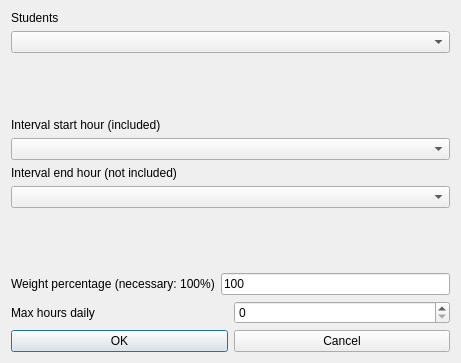
<?xml version="1.0" encoding="UTF-8"?>
<ui version="4.0">
 <class>ModifyConstraintStudentsSetMaxHoursDailyInIntervalForm_template</class>
 <widget class="QDialog" name="ModifyConstraintStudentsSetMaxHoursDailyInIntervalForm_template">
  <property name="geometry">
   <rect>
    <x>0</x>
    <y>0</y>
    <width>461</width>
    <height>363</height>
   </rect>
  </property>
  <property name="windowTitle">
   <string extracomment="This is the title of the dialog to modify a constraint of this type">Modify students set max hours daily in interval</string>
  </property>
  <layout class="QGridLayout" name="gridLayout">
   <item row="6" column="0">
    <layout class="QHBoxLayout">
     <item>
      <widget class="QLabel" name="textLabel">
       <property name="text">
        <string>Max hours daily</string>
       </property>
       <property name="wordWrap">
        <bool>false</bool>
       </property>
      </widget>
     </item>
     <item>
      <widget class="QSpinBox" name="maxHoursSpinBox"/>
     </item>
    </layout>
   </item>
   <item row="7" column="0">
    <layout class="QHBoxLayout">
     <item>
      <widget class="QPushButton" name="okPushButton">
       <property name="text">
        <string>OK</string>
       </property>
      </widget>
     </item>
     <item>
      <widget class="QPushButton" name="cancelPushButton">
       <property name="text">
        <string>Cancel</string>
       </property>
      </widget>
     </item>
    </layout>
   </item>
   <item row="2" column="0">
    <layout class="QVBoxLayout" name="verticalLayout">
     <item>
      <widget class="QLabel" name="startTextLabel">
       <property name="frameShape">
        <enum>QFrame::NoFrame</enum>
       </property>
       <property name="frameShadow">
        <enum>QFrame::Plain</enum>
       </property>
       <property name="text">
        <string extracomment="This field refers to a constraint operating on a given hourly interval. The selected start hour of the interval is included (is counted) in the constraint, while the selected end hour of the interval is not included (is not counted) in the constraint.">Interval start hour (included)</string>
       </property>
       <property name="wordWrap">
        <bool>false</bool>
       </property>
      </widget>
     </item>
     <item>
      <widget class="QComboBox" name="startHourComboBox">
       <property name="editable">
        <bool>false</bool>
       </property>
       <property name="insertPolicy">
        <enum>QComboBox::NoInsert</enum>
       </property>
       <property name="duplicatesEnabled">
        <bool>false</bool>
       </property>
      </widget>
     </item>
    </layout>
   </item>
   <item row="5" column="0">
    <layout class="QHBoxLayout">
     <item>
      <widget class="QLabel" name="weightTextLabel">
       <property name="frameShape">
        <enum>QFrame::NoFrame</enum>
       </property>
       <property name="frameShadow">
        <enum>QFrame::Plain</enum>
       </property>
       <property name="text">
        <string>Weight percentage (necessary: 100%)</string>
       </property>
       <property name="wordWrap">
        <bool>false</bool>
       </property>
      </widget>
     </item>
     <item>
      <widget class="QLineEdit" name="weightLineEdit">
       <property name="text">
        <string notr="true">100</string>
       </property>
      </widget>
     </item>
    </layout>
   </item>
   <item row="4" column="0">
    <spacer name="verticalSpacer">
     <property name="orientation">
      <enum>Qt::Vertical</enum>
     </property>
     <property name="sizeHint" stdset="0">
      <size>
       <width>278</width>
       <height>6</height>
      </size>
     </property>
    </spacer>
   </item>
   <item row="3" column="0">
    <layout class="QVBoxLayout" name="verticalLayout_2">
     <item>
      <widget class="QLabel" name="endTextLabel">
       <property name="frameShape">
        <enum>QFrame::NoFrame</enum>
       </property>
       <property name="frameShadow">
        <enum>QFrame::Plain</enum>
       </property>
       <property name="text">
        <string extracomment="This field refers to a constraint operating on a given hourly interval. The selected start hour of the interval is included (is counted) in the constraint, while the selected end hour of the interval is not included (is not counted) in the constraint.">Interval end hour (not included)</string>
       </property>
       <property name="wordWrap">
        <bool>false</bool>
       </property>
      </widget>
     </item>
     <item>
      <widget class="QComboBox" name="endHourComboBox">
       <property name="editable">
        <bool>false</bool>
       </property>
       <property name="insertPolicy">
        <enum>QComboBox::NoInsert</enum>
       </property>
       <property name="duplicatesEnabled">
        <bool>false</bool>
       </property>
      </widget>
     </item>
    </layout>
   </item>
   <item row="1" column="0">
    <spacer name="spacer2">
     <property name="orientation">
      <enum>Qt::Vertical</enum>
     </property>
     <property name="sizeType">
      <enum>QSizePolicy::Expanding</enum>
     </property>
     <property name="sizeHint" stdset="0">
      <size>
       <width>20</width>
       <height>41</height>
      </size>
     </property>
    </spacer>
   </item>
   <item row="0" column="0">
    <layout class="QVBoxLayout" name="verticalLayout_3">
     <item>
      <widget class="QLabel" name="studentsTextLabel">
       <property name="frameShape">
        <enum>QFrame::NoFrame</enum>
       </property>
       <property name="frameShadow">
        <enum>QFrame::Plain</enum>
       </property>
       <property name="text">
        <string>Students</string>
       </property>
       <property name="wordWrap">
        <bool>false</bool>
       </property>
      </widget>
     </item>
     <item>
      <widget class="QComboBox" name="studentsComboBox">
       <property name="editable">
        <bool>false</bool>
       </property>
       <property name="insertPolicy">
        <enum>QComboBox::NoInsert</enum>
       </property>
       <property name="duplicatesEnabled">
        <bool>false</bool>
       </property>
      </widget>
     </item>
    </layout>
   </item>
  </layout>
 </widget>
 <layoutdefault spacing="6" margin="11"/>
 <resources/>
 <connections/>
</ui>
